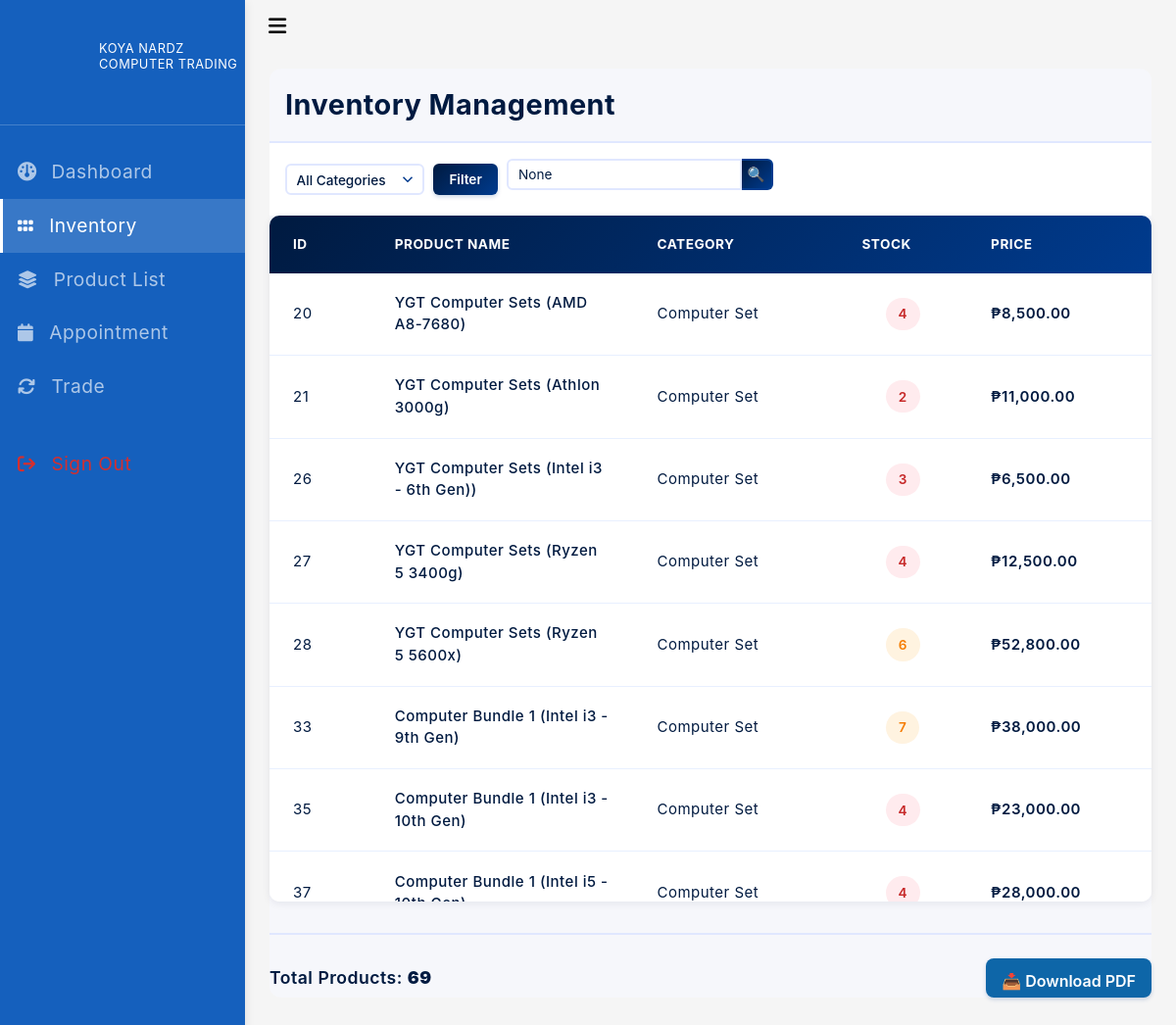
The page /admin_inventory/ on the database its author committed.
### app/models.py (models this page shows, shortened)
class Product(models.Model):
    category_name = models.ForeignKey(Category, on_delete=models.CASCADE, null=True)
    brand = models.ForeignKey(Brand, on_delete=models.CASCADE, null=True)
    image = models.ImageField(upload_to='products/', null=True, blank=True)
    product_name = models.CharField(max_length=100)
    description = models.TextField(blank=True, null=True)
    price = models.DecimalField(max_digits=10, decimal_places=2)
    stock = models.PositiveIntegerField(default=0)
    model_file = models.CharField(max_length=255, blank=True, null=True)
    model_3d = models.FileField(upload_to='3d_models/', null=True, blank=True, help_text="Upload a GLB or GLTF 3D model file")
    created_at = models.DateTimeField(auto_now_add=True, null=True)

class Category(models.Model):
    category_name = models.CharField(max_length=100)
    parent = models.ForeignKey('self', null=True, blank=True, on_delete=models.CASCADE)
    class Meta:
        verbose_name_plural = "Categories"

### app/views.py (the view)
# urls.py: path('admin_inventory/', AdminInventory.as_view(), name='admin_inventory'),
class AdminInventory(TemplateView):
    template_name = 'app/admin/admin_inventory.html'
    def get_context_data(self, **kwargs):
        context = super().get_context_data(**kwargs)
        products = Product.objects.all()
        categories = Category.objects.all()
        category_filter = self.request.GET.get('category')
        search_query = self.request.GET.get('search')
        if category_filter:
            products = products.filter(category_name__id=category_filter)
        if search_query:
            products = products.filter(product_name__icontains=search_query)
        context['products'] = products
        context['categories'] = categories
        context['category_filter'] = category_filter
        context['search_query'] = search_query
        return context

### app/templates/app/admin/admin_inventory.html (shortened to what this page needs)
{% extends 'app/admin/admin_base.html' %}
{% load static %}
{% load humanize %}
{% block content %}
<div class="admin_productpage">
    <div class="product-header">
        <h2>Inventory Management</h2>
    </div>
    <div class="upperproduct">
        <div class="product-filters">
            <form action="" method="GET" class="filter-form">
                <div class="filter-group">
                    <select name="category" class="filter-select">
                        <option value="">All Categories</option>
                    </select>
                </div>
                <button type="submit" class="filter-btn">Filter</button>
            </form>
        </div>
        <div class="product-search">
            <form action="" method="GET" class="search-form">
                <input type="text" name="search" placeholder="Search products..." value="{{ search_query }}" class="search-input">
                <button type="submit" class="search-btn">🔍</button>
            </form>
        </div>
    </div>
    <div class="products-table-container">
        <div class="table-wrapper">
            <table class="products-table">
                <thead>
                    <tr>
                        <th>ID</th>
                        <th>Product Name</th>
                        <th>Category</th>
                        <th>Stock</th>
                        <th>Price</th>
                    </tr>
                </thead>
                <tbody>
                    {% if products %}
                        {% for produkto in products %}
                        <tr>
                            <td data-label="ID">{{ produkto.id }}</td>
                            <td data-label="Product Name" class="product-name">{{ produkto.product_name }}</td>
                            <td data-label="Category">{{ produkto.category_name.category_name }}</td>
                            <td data-label="Stock" class="stock-column">
                                <span class="stock-badge {% if produkto.stock > 20 %}stock-high{% elif produkto.stock > 5 %}stock-medium{% else %}stock-low{% endif %}">
                                    {{ produkto.stock }}
                                </span>
                            </td>
                            <td data-label="Price" class="price-column">₱{{ produkto.price|intcomma }}</td>
                        </tr>
                        {% endfor %}
                    {% else %}
                        <tr><td colspan="5" class="no-data">No products found</td></tr>
                    {% endif %}
                </tbody>
            </table>
        </div>
    </div>
    <div class="bottominventory">
        <div class="left_inventory">
            <p class="product-count">Total Products: <strong>{{ products.count }}</strong></p>
        </div>
        <div class="right_inventory">
            <a href="javascript:void(0);" id="download-pdf">
                <button class="pdf-btn">📥 Download PDF</button>
            </a>
        </div>
    </div>
</div>
{% endblock content %}

### app/templates/app/admin/admin_base.html (shortened to what this page needs)
{% load static %}
<!DOCTYPE html>
<html lang="en">
<head>
    <link href="{% static 'themewagon/dashtreme/assets/css/animate.css' %}" rel="stylesheet">
    <link href="{% static 'themewagon/dashtreme/assets/css/bootstrap.css' %}" rel="stylesheet">
    <link href="{% static 'themewagon/dashtreme/assets/css/bootstrap.min.css' %}" rel="stylesheet">
    <link href="{% static 'themewagon/dashtreme/assets/css/app-style.css' %}" rel="stylesheet">
    <link href="{% static 'themewagon/dashtreme/assets/css/sidebar-menu.css' %}" rel="stylesheet">
    <link href="{% static 'themewagon/dashtreme/assets/css/pace.min.css' %}" rel="stylesheet">
    <link href="{% static 'themewagon/dashtreme/assets/css/icons.css' %}" rel="stylesheet">
    <link rel="stylesheet" href="https://cdnjs.cloudflare.com/ajax/libs/font-awesome/6.5.1/css/all.min.css" />
    <link rel="stylesheet" href="{% static 'css/admin.css' %}">
    <link rel="stylesheet" href="https://cdnjs.cloudflare.com/ajax/libs/font-awesome/6.5.1/css/all.min.css" />
</head>
<body class="bg-theme bg-theme1">
    <div class="wrapper" id="wrapper">
        {% include 'app/admin/admin_header.html' %}
        <div class="content-wrapper">
            {% include 'app/admin/admin_navigation.html' %}
            <div class="container-fluid">
            {% block content %}
            {% endblock %}
            </div>
        </div>
    </div>
</body>
</html>

### app/templates/app/admin/admin_header.html (shortened to what this page needs)
{% load static %}
 <nav class="navbar navbar-expand fixed-top">
  <ul class="navbar-nav mr-auto align-items-center">
    <li class="nav-item">
      <a class="nav-link toggle-menu" href="javascript:void();">
       <i class="fa-solid fa-bars menu-icon" style="font-size: 1.3rem;"></i>
     </a>
    </li>
  </ul>
</nav>

### app/templates/app/admin/admin_navigation.html (shortened to what this page needs)
{% load static %}
<div id="sidebar-wrapper" data-simplebar="" data-simplebar-auto-hide="true">
    <div class="brand-logo">
        <a href="{% url 'admin_dashboard' %}">
            <img src="{% static 'images/LOGO.png' %}" alt="">
            <p>Koya Nardz </br>Computer Trading </p>
        </a>
    </div>
   <ul class="sidebar-menu do-nicescrol">
      <li class="sidebar-header"></li>
      <li>
        <a href="{% url 'admin_dashboard' %}">
          <i class="fa-solid fa-gauge" style="font-size: 1.2rem;"></i> <span style="font-size: 1.2rem;">Dashboard</span>
        </a>
      </li>
      <li>
        <a href="{% url 'admin_inventory' %}" style="font-size: 1.2rem;">
          <i class="fa-solid fa-grip"></i> <span>Inventory</span>
        </a>
      </li>
      <li>
        <a href="{% url 'admin_product' %}" style="font-size: 1.2rem;">
          <i class="fa-solid fa-layer-group"></i> <span>Product List</span>
        </a>
      </li>
      <li>
        <a href="{% url 'admin_appointment' %}" style="font-size: 1.2rem;">
          <i class="fa-solid fa-calendar"></i> <span>Appointment</span>
        </a>
      </li>
      <li>
        <a href="{% url 'admin_selling' %}" style="font-size: 1.2rem;">
          <i class="fa-solid fa-arrows-rotate"></i> <span>Trade</span>
        </a>
      </li>
      <li>
        <a href="{% url 'logout' %}" style="font-size: 1.2rem; color: #d32f2f;">
          <i class="fa-solid fa-arrow-right-from-bracket" style="color: #d32f2f;"></i> <span>Sign Out</span>
        </a>
      </li>
    </ul>
   </div>

### static/themewagon/dashtreme/assets/css/sidebar-menu.css (style rules this page uses)
.sidebar-menu { list-style: none; margin: 0; padding: 0; background-color: transparent; }
.sidebar-menu>li { position: relative; margin: 0; padding: 0; }
.sidebar-menu>li>a { padding: 13px 5px 13px 15px; display: block; border-left: 3px solid transparent; color: rgba(255, 255, 255, 0.65); font-size: 15px; }
.sidebar-menu>li:hover>a, .sidebar-menu>li.active>a { color: #ffffff; background: rgba(255, 255, 255, 0.15); border-left-color: #ffffff; }
.sidebar-menu li.sidebar-header { padding: 10px 25px 10px 15px; font-size: 12px; color: rgba(255, 255, 255, 0.5); }
.sidebar-menu a { color: #b8c7ce; text-decoration: none; }

### app/templates/app/admin/admin_base.html (style rules this page uses)
body, html, * { font-family: -apple-system, BlinkMacSystemFont, 'Segoe UI', Roboto, 'Helvetica Neue', Arial, sans-serif !important; }
.fa:before, .fa::before, .fab:before, .fab::before, .fal:before, .fal::before, .far:before, .far::before, .fas:before, .fas::before, .fat:before, .fat::before, .fad:before, .fad::before, .fa-solid:before, .fa-solid::before, .fa-regular:before, .fa-regular::before, .fa-light:before, .fa-light::before, .fa-thin:before, .fa-thin::before, .fa-duotone:before, .fa-duotone::before, .fa-brands:before, .fa-brands::before, [class^="fa-"]:before, [class*=" fa-"]:before, [class^="fa-"]::before, [class*=" fa-"]::before { font-family: 'Font Awesome 6 Free' !important; }
.fa-solid::before, .fas::before, .fa-solid:before, .fas:before { font-family: 'Font Awesome 6 Free' !important; font-weight: 900 !important; }
i[class*="fa-"], .fa, .fa-solid, .fa-regular, .fa-light, .fa-thin, .fa-duotone, .fa-brands { display: inline-block !important; visibility: visible !important; opacity: 1 !important; }

### rows shown on the page
Product: id "20", product_name "YGT Computer Sets (AMD A8-7680)", category_name.category_name "Computer Set", stock "4", price "8,500.00"
Product: id "21", product_name "YGT Computer Sets (Athlon 3000g)", category_name.category_name "Computer Set", stock "2", price "11,000.00"
Product: id "26", product_name "YGT Computer Sets (Intel i3 - 6th Gen))", category_name.category_name "Computer Set", stock "3", price "6,500.00"
Product: id "27", product_name "YGT Computer Sets (Ryzen 5 3400g)", category_name.category_name "Computer Set", stock "4", price "12,500.00"
Product: id "28", product_name "YGT Computer Sets (Ryzen 5 5600x)", category_name.category_name "Computer Set", stock "6", price "52,800.00"
Product: id "33", product_name "Computer Bundle 1 (Intel i3 - 9th Gen)", category_name.category_name "Computer Set", stock "7", price "38,000.00"
Product: id "35", product_name "Computer Bundle 1 (Intel i3 - 10th Gen)", category_name.category_name "Computer Set", stock "4", price "23,000.00"
Product: id "37", product_name "Computer Bundle 1 (Intel i5 -…", category_name.category_name "Computer Set", stock "4", price "28,000.00"

### other values the page prints
{{ products.count }} "69"
